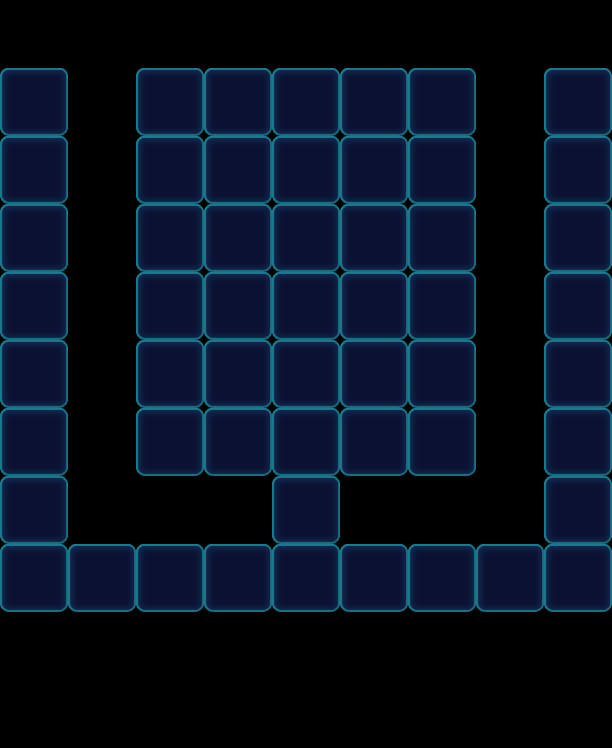

A level layout from a 2D game, rendered from its tile map. Below: a short description, then the map file with tile-grid data replaced by summaries:
An orthogonal 9x11 tile map with 68x68 px tiles, 1 tile layer (Valid), 2 tilesets and 38 objects (20x Monster, 13x Factory_Normal, 3x Stone, Ice, Haze).

<map version="1.0" orientation="orthogonal" width="9" height="11" tilewidth="68" tileheight="68">
 <tileset firstgid="1" name="game_grid1" tilewidth="68" tileheight="68">
  <image source="game_grid1.png" width="68" height="68" />
 </tileset>
 <tileset firstgid="2" name="map" tilewidth="68" tileheight="68">
  <image source="map.png" width="1024" height="1024" />
 </tileset>
 <layer name="Valid" width="9" height="11">
  <data>[99 cells, 54 non-empty, 1 distinct tile ids]</data>
 </layer>
 <objectgroup name="BottomObj" width="9" height="11" />
 <objectgroup name="MiddleObj" width="9" height="11">
  <object name="65" type="Monster" gid="19" x="544" y="204">
   <properties>
    <property name="Bubble" value="1" />
    <property name="Color" value="Yellow" />
   </properties>
  </object>
  <object name="75" type="Monster" gid="17" x="476" y="612">
   <properties>
    <property name="Bubble" value="1" />
    <property name="Color" value="Purple" />
   </properties>
  </object>
  <object name="54" type="Monster" gid="3" x="544" y="476">
   <properties>
    <property name="Bubble" value="1" />
    <property name="Color" value="Green" />
   </properties>
  </object>
  <object name="54" type="Monster" gid="3" x="0" y="476">
   <properties>
    <property name="Bubble" value="1" />
    <property name="Color" value="Green" />
   </properties>
  </object>
  <object name="45" type="Monster" gid="18" x="544" y="340">
   <properties>
    <property name="Bubble" value="1" />
    <property name="Color" value="Pink" />
   </properties>
  </object>
  <object name="54" type="Monster" gid="3" x="544" y="544">
   <properties>
    <property name="Bubble" value="1" />
    <property name="Color" value="Green" />
   </properties>
  </object>
  <object name="75" type="Monster" gid="17" x="0" y="272">
   <properties>
    <property name="Bubble" value="1" />
    <property name="Color" value="Purple" />
   </properties>
  </object>
  <object name="32" type="Monster" gid="2" x="408" y="612">
   <properties>
    <property name="Bubble" value="1" />
    <property name="Color" value="Blue" />
   </properties>
  </object>
  <object name="32" type="Monster" gid="2" x="544" y="408">
   <properties>
    <property name="Bubble" value="1" />
    <property name="Color" value="Blue" />
   </properties>
  </object>
  <object name="45" type="Monster" gid="18" x="0" y="340">
   <properties>
    <property name="Bubble" value="1" />
    <property name="Color" value="Pink" />
   </properties>
  </object>
  <object name="65" type="Monster" gid="19" x="68" y="612">
   <properties>
    <property name="Bubble" value="1" />
    <property name="Color" value="Yellow" />
   </properties>
  </object>
  <object name="65" type="Monster" gid="19" x="340" y="612">
   <properties>
    <property name="Bubble" value="1" />
    <property name="Color" value="Yellow" />
   </properties>
  </object>
  <object name="32" type="Monster" gid="2" x="0" y="408">
   <properties>
    <property name="Bubble" value="1" />
    <property name="Color" value="Blue" />
   </properties>
  </object>
  <object name="54" type="Monster" gid="3" x="0" y="544">
   <properties>
    <property name="Bubble" value="1" />
    <property name="Color" value="Green" />
   </properties>
  </object>
  <object name="54" type="Monster" gid="3" x="204" y="612">
   <properties>
    <property name="Bubble" value="1" />
    <property name="Color" value="Green" />
   </properties>
  </object>
  <object name="45" type="Monster" gid="18" x="544" y="136">
   <properties>
    <property name="Bubble" value="1" />
    <property name="Color" value="Pink" />
   </properties>
  </object>
  <object name="65" type="Monster" gid="19" x="0" y="204">
   <properties>
    <property name="Bubble" value="1" />
    <property name="Color" value="Yellow" />
   </properties>
  </object>
  <object name="75" type="Monster" gid="17" x="544" y="272">
   <properties>
    <property name="Bubble" value="1" />
    <property name="Color" value="Purple" />
   </properties>
  </object>
  <object name="65" type="Monster" gid="19" x="136" y="612">
   <properties>
    <property name="Bubble" value="1" />
    <property name="Color" value="Yellow" />
   </properties>
  </object>
  <object name="45" type="Monster" gid="18" x="0" y="136">
   <properties>
    <property name="Bubble" value="1" />
    <property name="Color" value="Pink" />
   </properties>
  </object>
 </objectgroup>
 <objectgroup color="#000000" name="TopObj" width="9" height="11">
  <object name="10" type="Factory_Normal" x="0" y="0" width="68" height="68">
   <properties>
    <property name="FactoryColorsConfig" value="Blue,Green,Yellow,Pink,Purple" />
   </properties>
  </object>
  <object name="Stone" type="Stone" gid="34" x="0" y="612">
   <properties>
    <property name="Layers" value="1" />
   </properties>
  </object>
  <object name="10" type="Factory_Normal" x="136" y="0" width="68" height="68">
   <properties>
    <property name="FactoryColorsConfig" value="Blue,Green,Yellow,Pink,Purple" />
   </properties>
  </object>
  <object name="10" type="Factory_Normal" x="204" y="0" width="68" height="68">
   <properties>
    <property name="FactoryColorsConfig" value="Blue,Green,Yellow,Pink,Purple" />
   </properties>
  </object>
  <object name="10" type="Factory_Normal" x="272" y="0" width="68" height="68">
   <properties>
    <property name="FactoryColorsConfig" value="Blue,Green,Yellow,Pink,Purple" />
   </properties>
  </object>
  <object name="10" type="Factory_Normal" x="340" y="0" width="68" height="68">
   <properties>
    <property name="FactoryColorsConfig" value="Blue,Green,Yellow,Pink,Purple" />
   </properties>
  </object>
  <object name="10" type="Factory_Normal" x="408" y="0" width="68" height="68">
   <properties>
    <property name="FactoryColorsConfig" value="Blue,Green,Yellow,Pink,Purple" />
   </properties>
  </object>
  <object name="10" type="Factory_Normal" x="476" y="476" width="68" height="68">
   <properties>
    <property name="FactoryColorsConfig" value="Blue,Green,Yellow,Pink,Purple" />
   </properties>
  </object>
  <object name="Stone" type="Stone" gid="34" x="544" y="612">
   <properties>
    <property name="Layers" value="1" />
   </properties>
  </object>
  <object name="10" type="Factory_Normal" x="68" y="476" width="68" height="68">
   <properties>
    <property name="FactoryColorsConfig" value="Blue,Green,Yellow,Pink,Purple" />
   </properties>
  </object>
  <object name="10" type="Factory_Normal" x="136" y="476" width="68" height="68">
   <properties>
    <property name="FactoryColorsConfig" value="Blue,Green,Yellow,Pink,Purple" />
   </properties>
  </object>
  <object name="10" type="Factory_Normal" x="204" y="476" width="68" height="68">
   <properties>
    <property name="FactoryColorsConfig" value="Blue,Green,Yellow,Pink,Purple" />
   </properties>
  </object>
  <object name="10" type="Factory_Normal" x="340" y="476" width="68" height="68">
   <properties>
    <property name="FactoryColorsConfig" value="Blue,Green,Yellow,Pink,Purple" />
   </properties>
  </object>
  <object name="10" type="Factory_Normal" x="408" y="476" width="68" height="68">
   <properties>
    <property name="FactoryColorsConfig" value="Blue,Green,Yellow,Pink,Purple" />
   </properties>
  </object>
  <object name="Ice" type="Ice" x="272" y="476" width="68" height="68">
   <properties>
    <property name="Layers" value="3" />
   </properties>
  </object>
  <object name="10" type="Factory_Normal" x="544" y="0" width="68" height="68">
   <properties>
    <property name="FactoryColorsConfig" value="Blue,Green,Yellow,Pink,Purple" />
   </properties>
  </object>
  <object name="Stone" type="Stone" gid="34" x="272" y="612">
   <properties>
    <property name="Layers" value="1" />
   </properties>
  </object>
 </objectgroup>
 <objectgroup color="#00ff00" name="CeilObj" width="9" height="11">
  <!-- 1 objects omitted --></objectgroup>
</map>
<!-- 1 of 38 objects omitted -->
